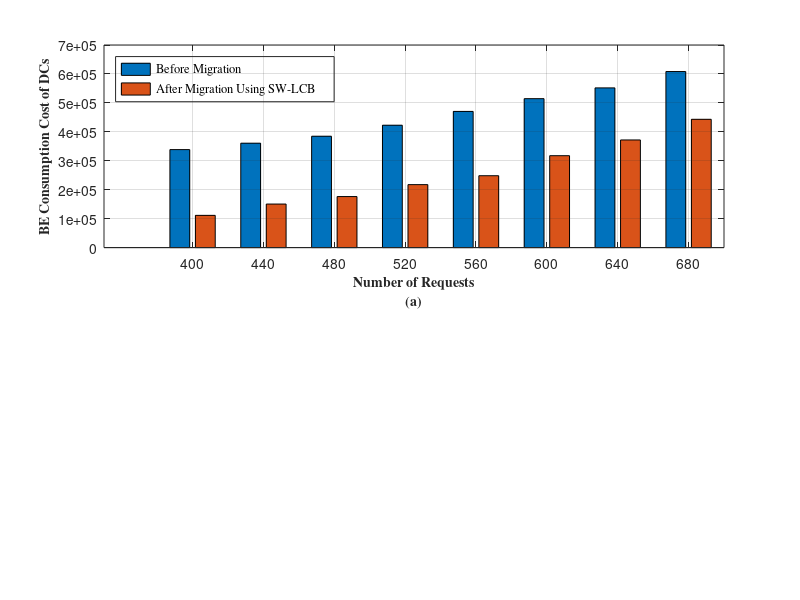

This chart was generated by the following MATLAB code: (Note: this script raises an error after producing the figure.)
close all
clear all

NumOfReq = [400, 440, 480, 520, 560,600, 640, 680];
c_before = [338612.662, 360735.45, 384823.185, 422858.22, 470530.75, 514626.157, 551831.752, 608295.03];
c_after = [111371.129, 150444.56, 176345.20, 217604.52, 248386.76, 317588.675, 371920.075, 443297.37];
imprv_percentage = [71.27, 62.41, 61.27, 55.930, 51.56, 44.903, 37.29, 34.037];


cmig_MAB = [620.219,642.765, 657.634, 663.532, 684.864, 709.931, 722.419, 776.470];
cmig_kube =[825.905, 837.905, 845.866, 867.306, 903.450, 943.589, 965.046, 1062.129];
cmig_greedy= [1180.360, 1238.21, 1312.003, 1424.276, 1561.450, 1603.640, 1755.074, 1825.623];


%1
subplot(2,1,1)
comp = [c_before(:),c_after(:)];
bar(NumOfReq, comp, 'grouped')
grid on
xlabel(['Number of Requests',newline,'(a)'],'fontweight','bold','fontsize',10, 'FontName','times')
ylabel('BE Consumption Cost of DCs','fontweight','bold','fontsize',10,'FontName','times')
lgnd1 = legend('Before Migration', 'After Migration Using SW-LCB','Location','northwest','FontName','times')
set(lgnd1,'color','none', 'EdgeColor', 'none');

%2
subplot(2,1,2)
cost =[cmig_MAB(:),cmig_kube(:), cmig_greedy(:)];
bar(numOfReq,cost,'grouped')
grid on
xlabel(['Number of Requests',newline,'(b)'],'fontweight','bold','fontsize',10, 'FontName','times')
ylabel('Migration Cost','fontweight','bold','fontsize',10, 'FontName','times')
lgnd2 = legend('SW-LCB','KUBE', '\epsilon-Greedy','Location','northwest')
set(lgnd2,'color','none', 'EdgeColor', 'none');



%%
  
  
numOfReq = [400, 440, 480, 520,560,600, 640, 680];
cnet_MAB = [62211.65, 73865.998, 74234.51, 84712.497, 88867.598, 97326.853, 109684.510, 112587.141];
cnet_noGrooming = [73086.036, 81644.474, 85410.116, 94512.86, 101005.459, 107090.506, 123338.612, 128075.53];
cnet_greedy= [79864.439, 84509.830, 89251.366, 99561.841, 105341.893, 111557.98, 128891.856,  136814.159  ];
cnet_greedy_noG = [83409.051, 88104.76, 95371.433, 106097.349, 112122.422, 119495.358, 135899.89, 144140.213 ];


c_MAB_noMig = [338612.662, 360735.45, 384823.185, 422858.22, 470530.75, 514626.157, 551831.752, 608295.03];
c_MAB =[111996.175, 151088.89, 176997.912, 218276.979, 249083.57, 318296.073, 372650.38, 444044.44];
c_kube =[120305.188, 160559.57, 191198.42, 225520.734, 266616.77, 332883.30, 397781.452, 465523.408 ];
c_greedy = [159413.938, 182425.200, 222158.248, 252664.684, 294853.963, 359207.801, 433763.105, 509218.67 ];

%1
subplot(2,1,1)
netcost = [cnet_greedy_noG(:),cnet_greedy(:),cnet_noGrooming(:), cnet_MAB(:)];
bar(numOfReq,netcost,'grouped')
grid on
xlabel(['Number of Requests',newline,'(a)'],'fontweight','bold','fontsize',10, 'FontName','times')
ylabel('Cost of Optical Network Devices','fontweight','bold','fontsize',10, 'FontName','times')
lgnd3 = legend('\epsilon-Greedy Without Optical Grooming','\epsilon-Greedy With Optical Grooming','SW-LCB Without Optical Grooming','SW-LCB', 'Location','northwest');
set(lgnd3,'color','none', 'EdgeColor', 'none');

%2
subplot(2,1,2)
total = [c_MAB(:),c_kube(:), c_greedy(:), c_MAB_noMig(:)];
bar(numOfReq,total,'grouped')
grid on
xlabel(['Number of Requests',newline,'(b)'],'fontweight','bold','fontsize',10, 'FontName','times')
ylabel('Total Cost','fontweight','bold','fontsize',10, 'FontName','times')
lgnd4 = legend('SW-LCB','KUBE','\epsilon-Greedy','No Migration','Location','northwest')
set(lgnd4,'color','none', 'EdgeColor', 'none');
